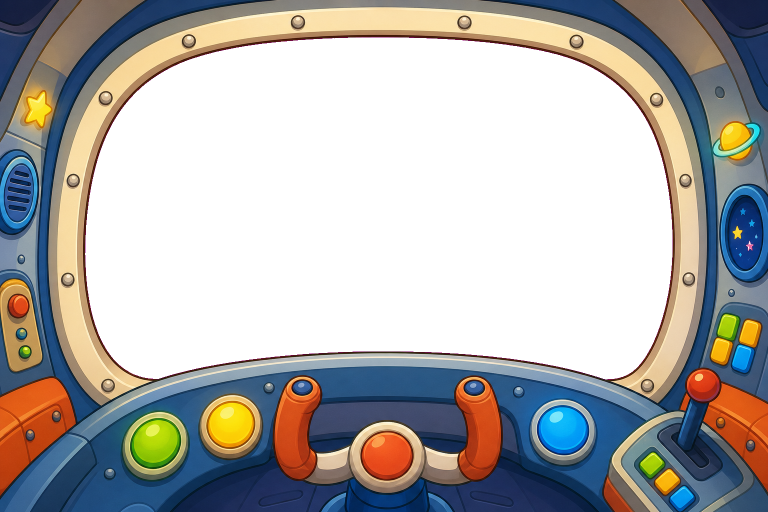
#> input picture solar_system_explorer/game/images/cockpit.png, 1536 x 1024 px (shown at 1/2 size)
$ python -i key_cockpit.py   (imports and definitions only)
#> lines starting #> are read from the running program, lines starting #| are printed output that depends on the picture
#!/usr/bin/env python3
"""Key the flat-magenta window of a generated cockpit frame to transparent.

The cockpit art is generated with its window filled solid chroma magenta
(#FF00FF) so the live 3D scene shows through at runtime. This replaces that
region with alpha=0, keeps the frame (no crop), and optionally verifies by
compositing over a dark test background.

Usage:
    python3 tools/key_cockpit.py SRC_PNG [OUT_PNG]
    python3 tools/key_cockpit.py --verify [COCKPIT_PNG]

Defaults OUT = game/images/cockpit.png. Idempotent.
"""
from __future__ import annotations

import sys
from pathlib import Path

from PIL import Image

REPO = Path(__file__).resolve().parent.parent
DEFAULT_OUT = REPO / "game" / "images" / "cockpit.png"
VERIFY_DIR = REPO / "tools" / "build"


def is_magenta(r: int, g: int, b: int) -> bool:
    # Red+blue high, green clearly lower — skips cream frame / orange / blue buttons.
    return r > 150 and b > 150 and g < min(r, b) - 60


def key_magenta(img: Image.Image) -> tuple[Image.Image, int]:
    out = img.convert("RGBA")
    px = out.load()
    w, h = out.size
    keyed = 0
    for y in range(h):
        for x in range(w):
            r, g, b, _a = px[x, y]
            if is_magenta(r, g, b):
                px[x, y] = (0, 0, 0, 0)
                keyed += 1
    return out, keyed


def window_clear_ratio(img: Image.Image) -> float:
    """Fraction of the central canopy region that is fully transparent."""
    rgba = img.convert("RGBA")
    w, h = rgba.size
    px = rgba.load()
    cx0, cx1 = int(w * 0.22), int(w * 0.78)
    cy0, cy1 = int(h * 0.10), int(h * 0.58)
    clear = total = 0
    for y in range(cy0, cy1):
        for x in range(cx0, cx1):
            total += 1
            if px[x, y][3] == 0:
                clear += 1
    return clear / total if total else 0.0


def leftover_magenta(img: Image.Image) -> int:
    rgba = img.convert("RGBA")
    px = rgba.load()
    w, h = rgba.size
    n = 0
    for y in range(h):
        for x in range(w):
            r, g, b, a = px[x, y]
            if a > 0 and is_magenta(r, g, b):
                n += 1
    return n


def verify(path: Path, write_composite: bool = True) -> int:
#> called with path = '../game/images/cockpit.png', write_composite = True
    img = Image.open(path).convert("RGBA")
#> img is the input picture: PIL image 1536x1024 RGBA; mean R, G, B, A 63.7, 62.3, 60.4, 142.9
    w, h = img.size
#> w = 1536; h = 1024
    ratio = window_clear_ratio(img)
#> ratio = 0.992
    mag = leftover_magenta(img)
#> after the loop in leftover_magenta, `for y in range(h):`: n = 0
#> mag = 0
    print(f"verify {path}  {w}x{h}  window_clear={ratio * 100:.1f}%  leftover_magenta={mag}")
#| verify ../game/images/cockpit.png  1536x1024  window_clear=99.2%  leftover_magenta=0
    ok = ratio >= 0.90 and mag == 0 and w >= 640 and h >= 360
#> ok = True
    if write_composite:
        VERIFY_DIR.mkdir(parents=True, exist_ok=True)
        bg = Image.new("RGBA", (w, h), (8, 12, 28, 255))
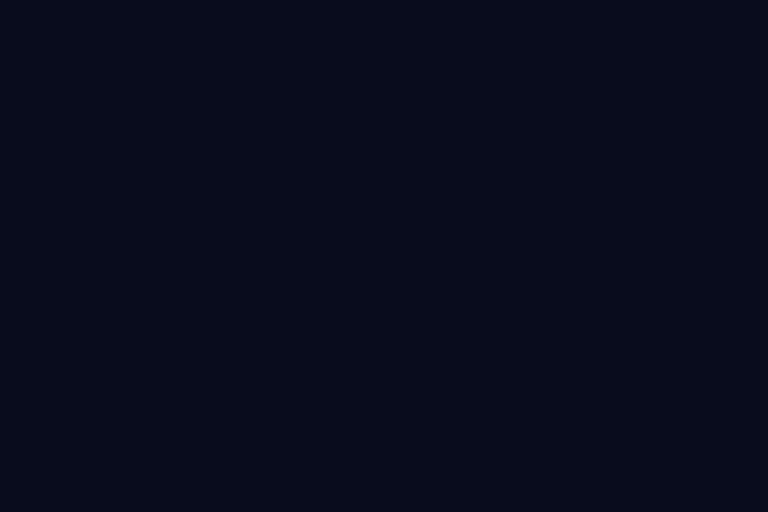
#> bg: PIL image 1536x1024 RGBA (shown at 1/2 size); mean R, G, B, A 8, 12, 28, 255
        # Draw a simple "planet" behind the window so keyed holes are obvious.
        from PIL import ImageDraw

        d = ImageDraw.Draw(bg)
        d.ellipse((w * 0.35, h * 0.2, w * 0.65, h * 0.55), fill=(80, 140, 220, 255))
        comp = Image.alpha_composite(bg, img)
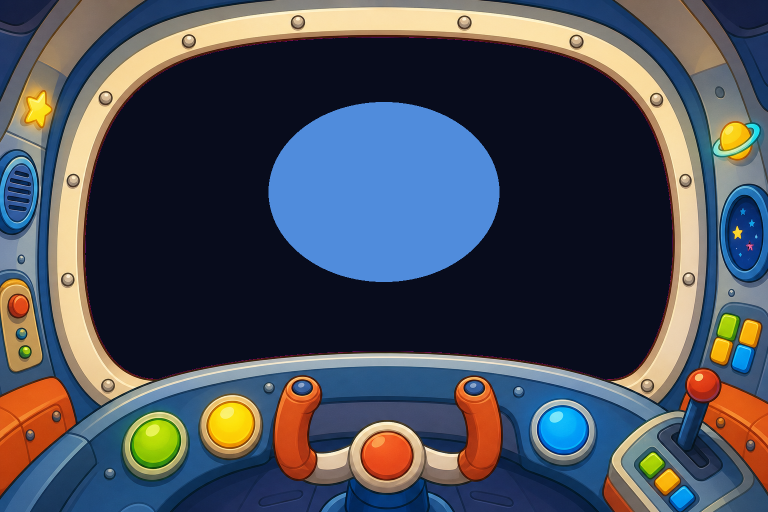
#> comp: PIL image 1536x1024 RGBA (shown at 1/2 size); mean R, G, B, A 73.2, 78.2, 88.7, 255
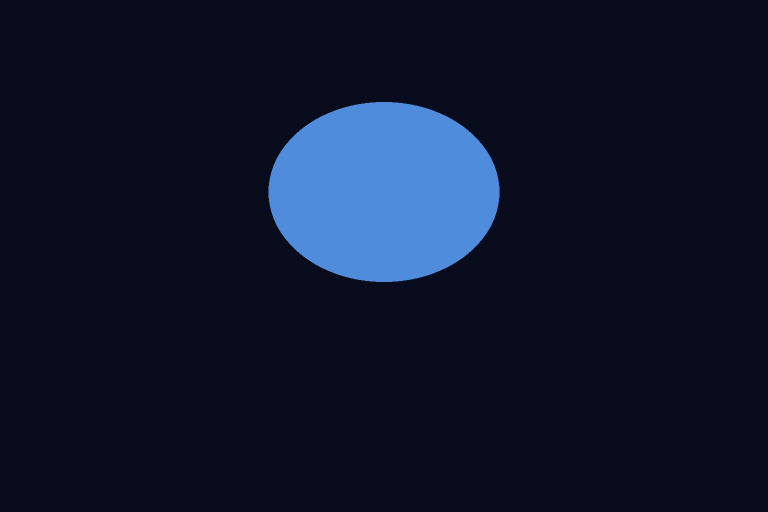
#> bg: PIL image 1536x1024 RGBA (shown at 1/2 size); mean R, G, B, A 14, 22.6, 43.9, 255
        out = VERIFY_DIR / "cockpit_verify.png"
        comp.convert("RGB").save(out)
        print(f"wrote composite {out}")
    if not ok:
        print("FAIL: cockpit window not cleanly keyed", file=sys.stderr)
        return 1
    print("OK")
    return 0


def main(argv: list[str]) -> int:
    if len(argv) >= 2 and argv[1] == "--verify":
        path = Path(argv[2]) if len(argv) > 2 else DEFAULT_OUT
        return verify(path)

    if len(argv) < 2:
        print(__doc__, file=sys.stderr)
        return 2
    src = Path(argv[1])
    out = Path(argv[2]) if len(argv) > 2 else DEFAULT_OUT
    out.parent.mkdir(parents=True, exist_ok=True)

    keyed, n = key_magenta(Image.open(src))
    keyed.save(out)
    pct = 100.0 * n / (keyed.size[0] * keyed.size[1])
    print(f"keyed {n} px ({pct:.1f}%) -> {out}  ({keyed.size[0]}x{keyed.size[1]})")
    return verify(out)


# [2 lines not run here, left out]

>>> result = verify('../game/images/cockpit.png')
